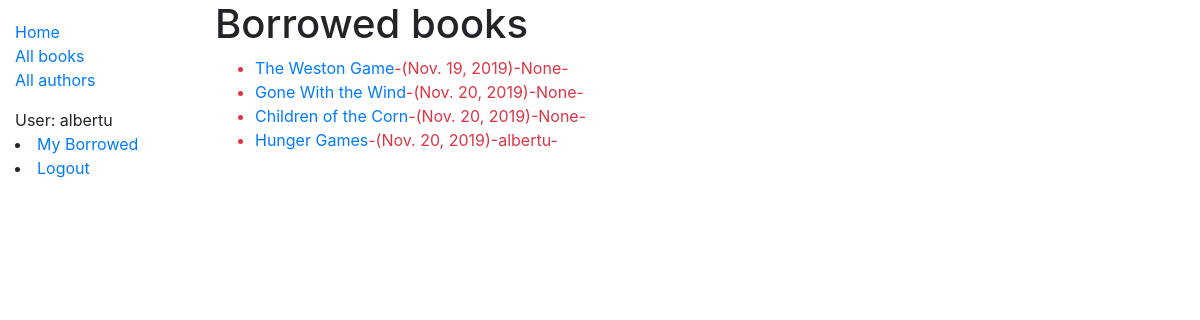
Screenshot of /catalog/borrowed/ (signed in) with the database file from the repository.
### catalog/models.py (models this page shows, shortened)
class BookInstance(models.Model):
    id = models.UUIDField(primary_key=True, default=uuid.uuid4, help_text='Unique ID for this particular book across whole library')
    book = models.ForeignKey('Book', on_delete=models.SET_NULL, null=True)
    imprint = models.CharField(max_length=200)
    due_back = models.DateField(null=True, blank=True)
    borrower = models.ForeignKey(User, on_delete=models.SET_NULL, null=True, blank=True)
    LOAN_STATUS = (
        ('m', 'Maintenance'),
        ('o', 'On loan'),
        ('a', 'Available'),
        ('r', 'Reserved'),
    )
    status = models.CharField(
        max_length=1,
        choices=LOAN_STATUS,
        blank=True,
        default='m',
        help_text='Book availability',
    )
    class Meta:
        ordering = ['due_back']
        permissions = (("can_mark_returned", "Set book as returned"),)
    @property
    def is_overdue(self):
        if self.due_back and date.today() > self.due_back:
            return True
        return False

class Book(models.Model):
    title = models.CharField(max_length=200)
    author = models.ForeignKey('Author', on_delete=models.SET_NULL, null=True)
    summary = models.TextField(max_length=1000, help_text='Enter a brief description of the book')
    isbn = models.CharField('ISBN', max_length=13, help_text='13 Character <a href="https://www.isbn-international.org/content/what-isbn">ISBN number</a>')
    genre = models.ManyToManyField(Genre, help_text='Select a genre for this book')
    def display_genre(self):
        """Create a string for the Genre. This is required to display genre in Admin."""
        return ', '.join(genre.name for genre in self.genre.all()[:3])
    display_genre.short_description = 'Genre'

### catalog/views.py (the view)
# urls.py: path('borrowed/', views.LoanedBooksByAllView.as_view(), name='all-borrowed'),
class LoanedBooksByAllView(LoginRequiredMixin,generic.ListView):
    model = BookInstance
    template_name ='catalog/bookinstance_list_borrowed_all.html'
    paginate_by = 10
    def get_queryset(self):
        return BookInstance.objects.filter(status__exact='o').order_by('due_back')

### catalog/templates/catalog/bookinstance_list_borrowed_all.html (shortened to what this page needs)
{% extends "base_generic.html" %}
{% block content %}
    <h1>Borrowed books</h1>
    {% if bookinstance_list %}
    <ul>
      {% for bookinst in bookinstance_list %}
      <li class="{% if bookinst.is_overdue %}text-danger{% endif %}">
        <a href="{% url 'book-detail' bookinst.book.pk %}">{{bookinst.book.title}}</a>-({{ bookinst.due_back }})-{{bookinst.borrower}}-
      </li>
      {% endfor %}
    </ul>
    {% else %}
      <p>There are no books borrowed.</p>
    {% endif %}
{% endblock %}

### catalog/templates/base_generic.html (shortened to what this page needs)
<!DOCTYPE html>
<html lang="en">
<head>
  <link rel="stylesheet" href="https://stackpath.bootstrapcdn.com/bootstrap/4.1.3/css/bootstrap.min.css">
  {% load static %}
  <link rel="stylesheet" href="{% static 'css/styles.css' %}">
</head>
<body>
  <div class="container-fluid">
    <div class="row">
      <div class="col-sm-2">
      {% block sidebar %}
        <ul class="sidebar-nav">
          <li><a href="{% url 'index' %}">Home</a></li>
          <li><a href="{% url 'books' %}">All books</a></li>
          <li><a href="{% url 'authors' %}">All authors</a></li>
        </ul>
           {% if user.is_authenticated %}
             User: {{ user.get_username }}
             <li><a href="{% url 'my-borrowed' %}">My Borrowed</a></li>
             <li><a href="{% url 'logout'%}?next={{request.path}}">Logout</a></li>
           {% else %}
             <li><a href="{% url 'login'%}?next={{request.path}}">Login</a></li>
           {% endif %}
     {% endblock %}
      </div>
      <div class="col-sm-10 ">{% block content %}{% endblock %}
   </div>
    </div>
  </div>
</body>
</html>

### catalog/static/styles.css (style rules this page uses)
.sidebar-nav { margin-top: 20px; padding: 0; list-style: none; }

### rows the page displays
BookInstance: book "The Weston Game", due_back "Nov. 19, 2019", borrower "None"
BookInstance: book "Gone With the Wind", due_back "Nov. 20, 2019", borrower "None"
BookInstance: book "Children of the Corn", due_back "Nov. 20, 2019", borrower "None"
BookInstance: book "Hunger Games", due_back "Nov. 20, 2019", borrower "albertu"

### other values shown
{{ user.get_username }} "albertu"
